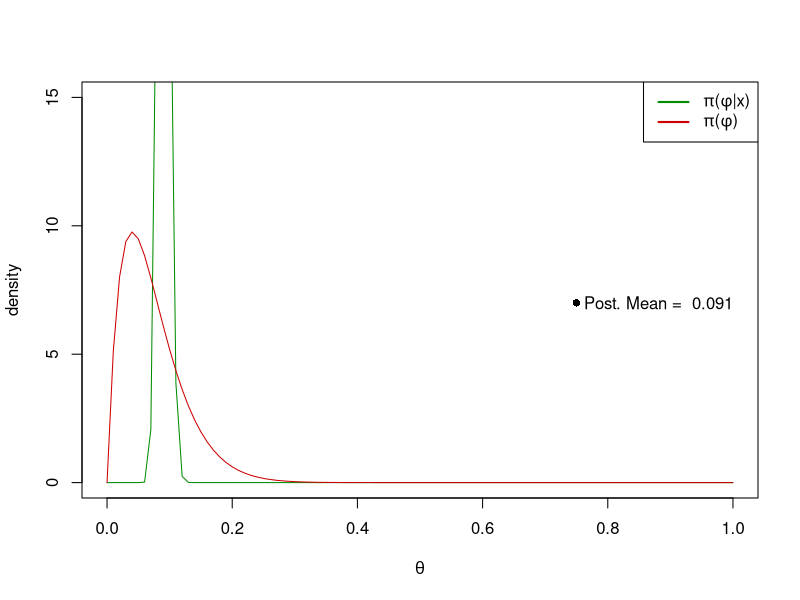
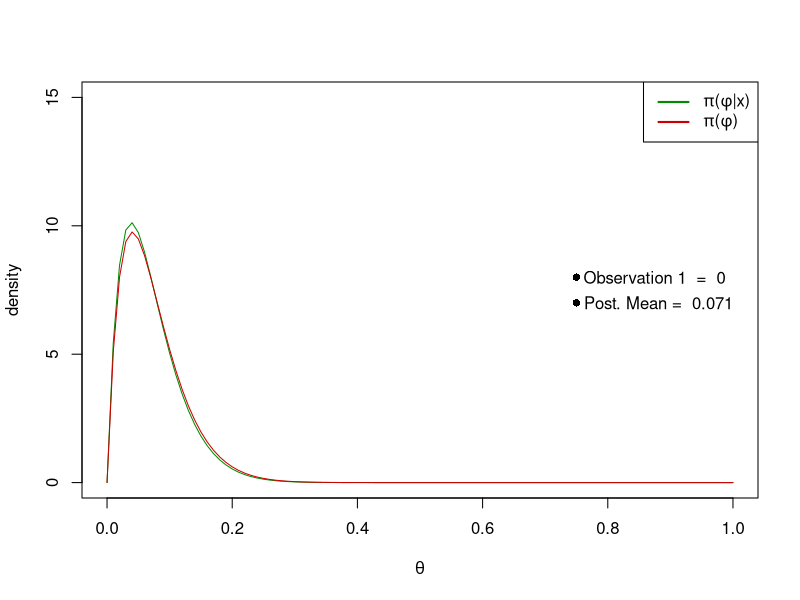
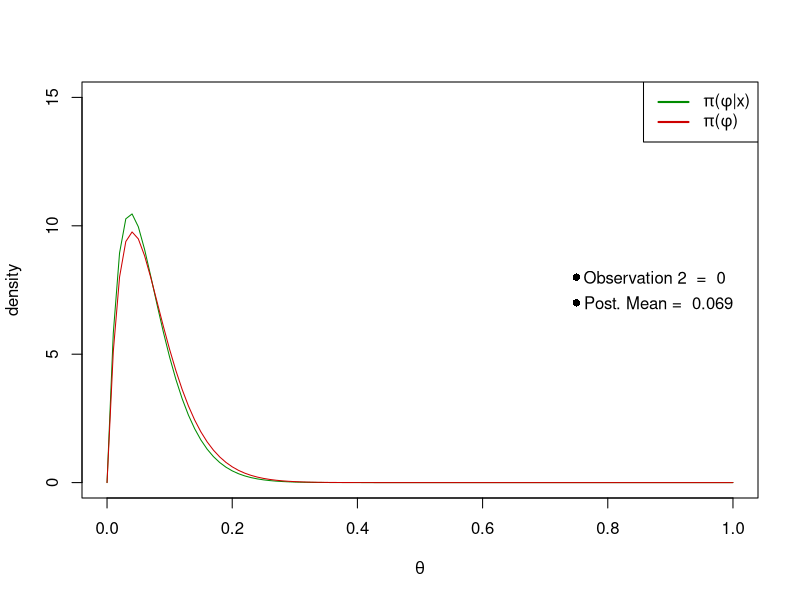
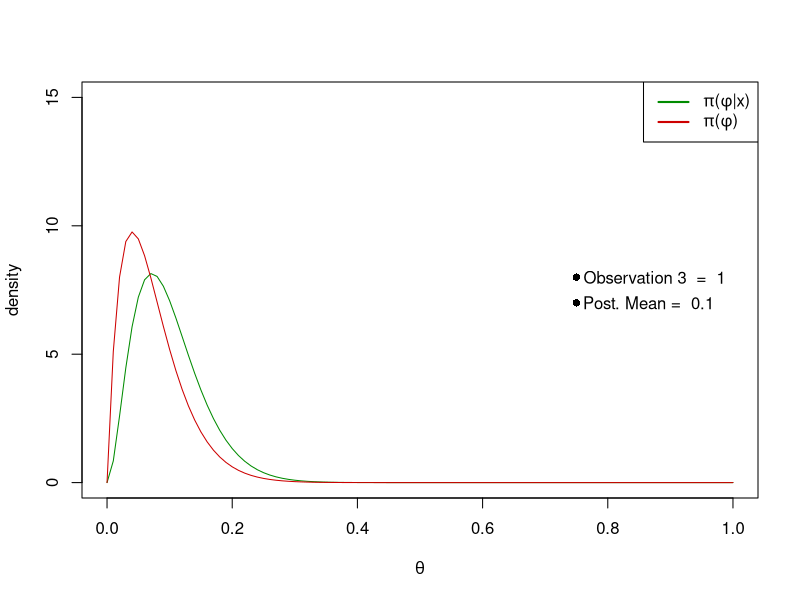
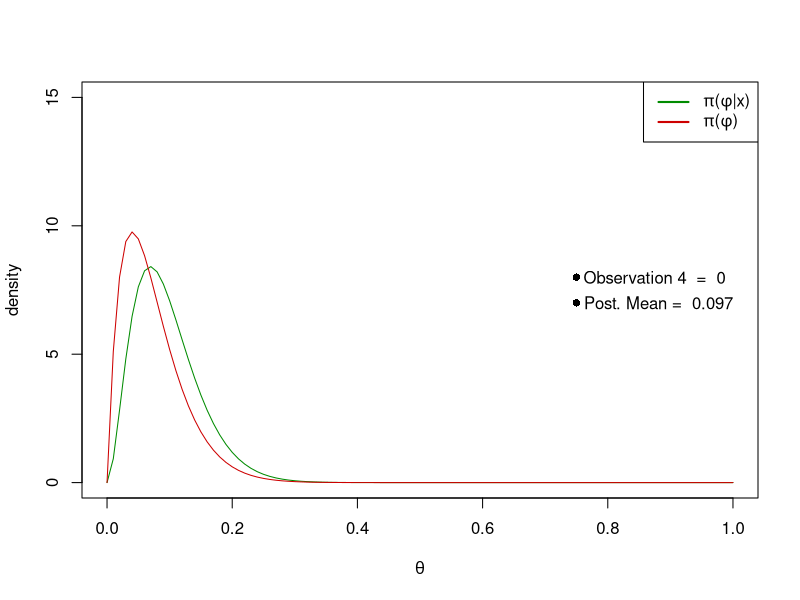
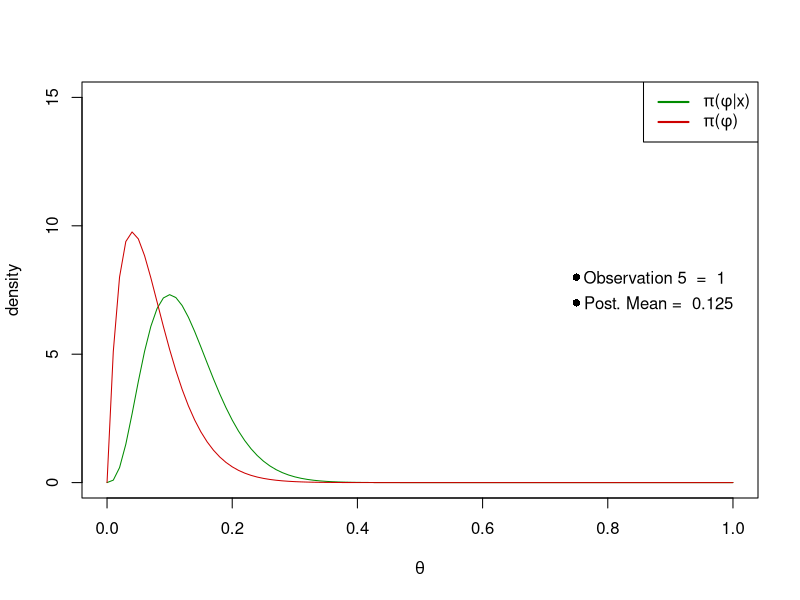
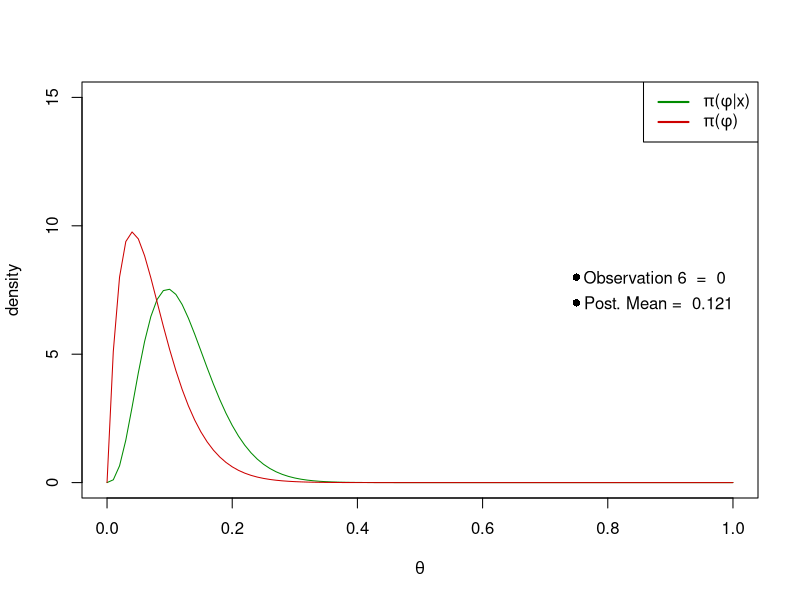
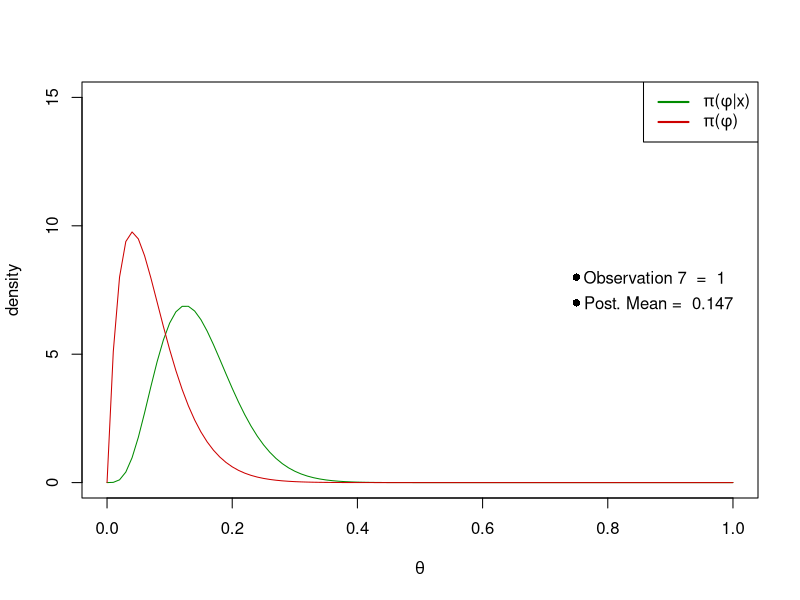

Write R code to recreate these figures, in order.

######## Simulation Exercise
rm(list = ls())
PlotPriorPlusPosterior <- function(a,b,ones,zeros){
  curve(dbeta(x,a+ones,b+zeros),col="green4",xlab=expression(theta),ylab="density",lwd=1,ylim=c(0,15))
  curve(dbeta(x,a,b),col="red3",add=TRUE,lwd=1)
  legend("topright", legend=c(expression(paste(pi,"(", phi, "|",x,")")),expression(paste(pi,"(", phi,")"))),
         col=c("green4", "red3"), lwd=2, cex=1)
  
  post_mean <- (a+ones)/(a+ones+b+zeros)
  p <- c(0.75, 7)
  points(t(p), pch=16)
  text(t(p), eval(expression(paste("Post. Mean = ",round(post_mean,3)))), adj=-0.05)
}
PlotPriorPlusPosterior(a=2,b=25,ones=100,zeros=1000)

set.seed(360602)
n <- 300
theta_true <- 0.5
y <- rbinom(n,1,theta_true)
#y <- rep(0,n)
mean(y)

ones <- 0; zeros <- 0
for(i in 1:n){
  if(y[i]==1){
    ones <- ones + 1
  } else {zeros <- zeros + 1}
  PlotPriorPlusPosterior(a=2,b=25,ones,zeros)
  points(t(c(0.75, 8)), pch=16)
  text(t(c(0.75, 8)), paste("Observation",i," = ",y[i]), adj=-0.05)
  if(i < 8){
    Sys.sleep(5)
  }
  if(i > 8 & i < 25){
    Sys.sleep(2)
  }
  if(i > 25){
    Sys.sleep(0.05)
  }
}